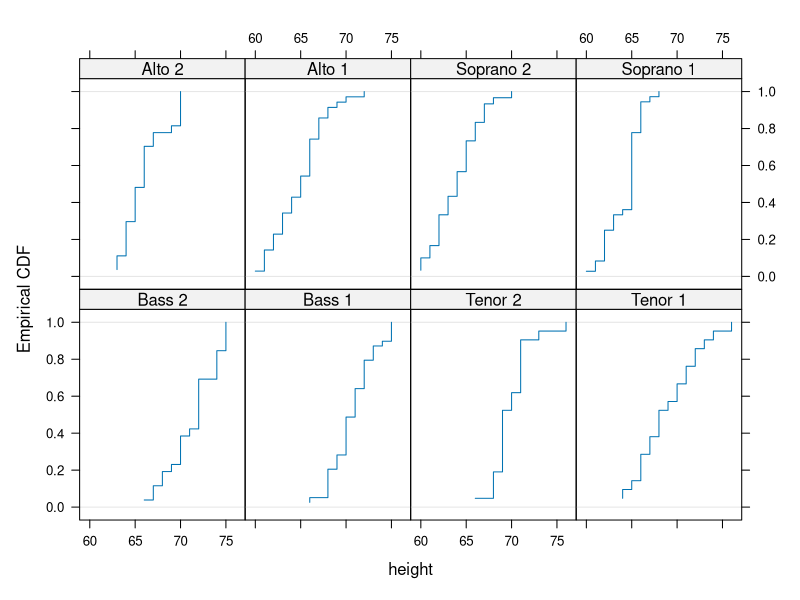
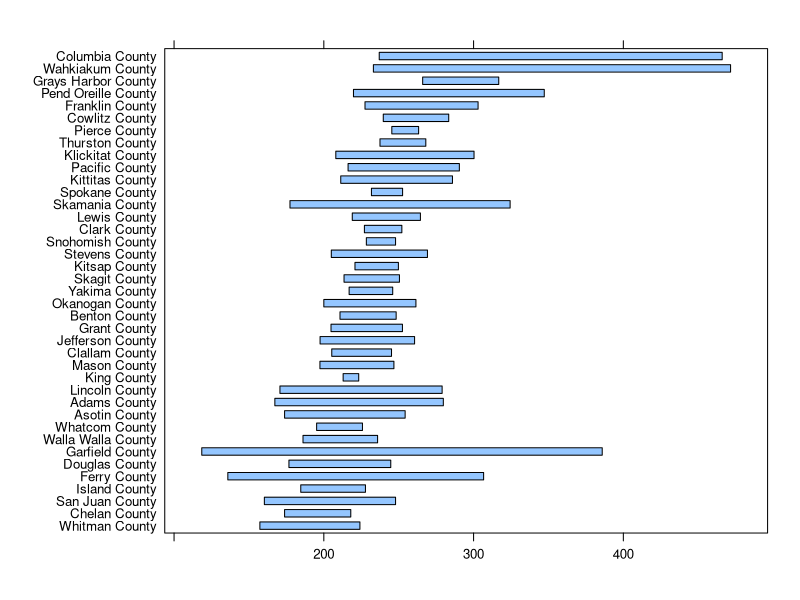
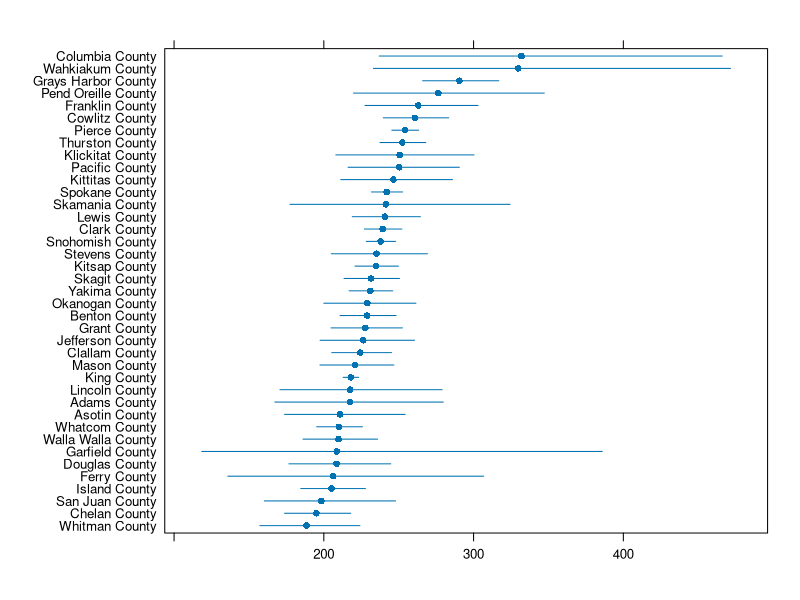
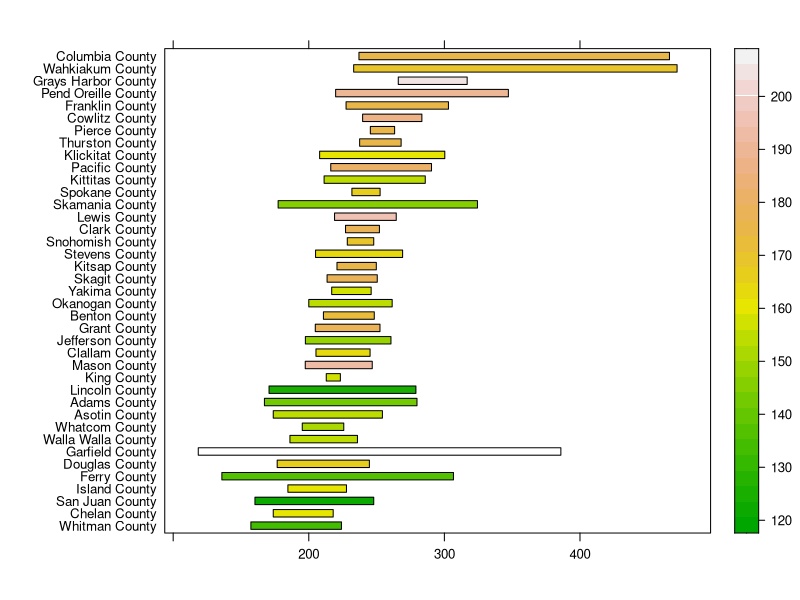
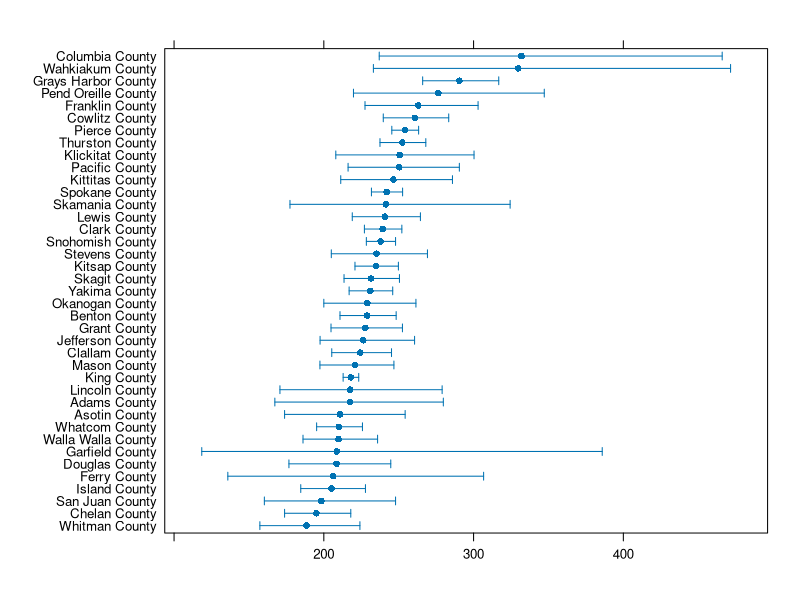
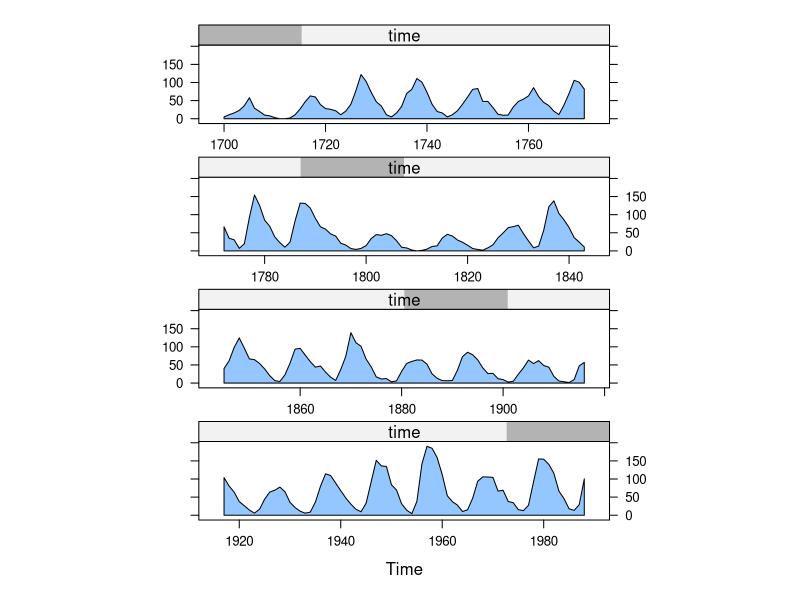

R code for these plots, in order:
# Lattice Extra package 

library(latticeExtra)


# Program 1 - edcfplot displays of Cumulative Distribution Functions

data(singer, package = "lattice")
ecdfplot(~height | voice.part, data = singer)


# Program 2 - segplot - drawing segments

data(USCancerRates)
segplot(reorder(factor(county), rate.male) ~ LCL95.male + UCL95.male,
data = subset(USCancerRates, state == "Washington"))

segplot(reorder(factor(county), rate.male) ~ LCL95.male + UCL95.male,
data = subset(USCancerRates, state == "Washington"),
draw.bands = FALSE, centers = rate.male)

segplot(reorder(factor(county), rate.male) ~ LCL95.male + UCL95.male,
data = subset(USCancerRates, state == "Washington"),
level = rate.female, col.regions = terrain.colors)

segplot(reorder(factor(county), rate.male) ~ LCL95.male + UCL95.male,
data = subset(USCancerRates, state == "Washington"),
draw.bands = FALSE, centers = rate.male,
segments.fun = panel.arrows, ends = "both",
angle = 90, length = 1, unit = "mm")


# Program 3 panel.xyarea - cutting graph

xyplot(sunspot.year, panel = panel.xyarea, origin = 0,
aspect = "xy", cut = list(n = 4, overlap = 0))
